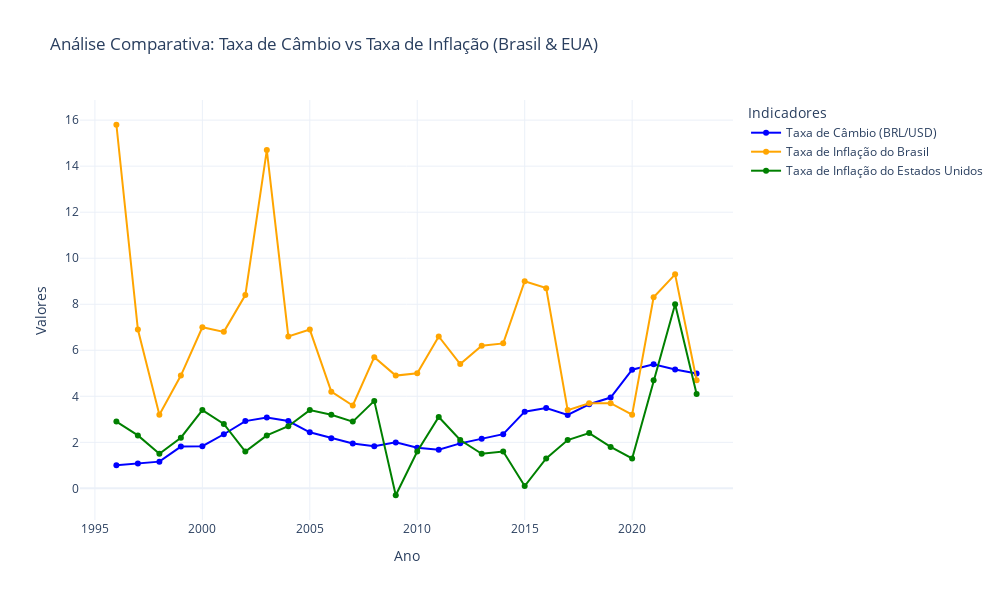

Write notebook code for a chart like this one.
### Markdown cell above
A seguir, faremos uma análise comparativa para destacar períodos de divergência ou convergência significativa entre as taxas de inflação e as taxas de câmbio:

### Code cell
fig = go.Figure()

fig.add_trace(go.Scatter(x=merged_df['Year'],
                         y=merged_df['Exchange Rate (BRL/USD)'],
                         mode='lines+markers',
                         name='Taxa de Câmbio (BRL/USD)',
                         line=dict(color='blue')))

fig.add_trace(go.Scatter(x=merged_df['Year'],
                         y=merged_df['Brazil Inflation Rate'],
                         mode='lines+markers',
                         name='Taxa de Inflação do Brasil',
                         line=dict(color='orange')))

fig.add_trace(go.Scatter(x=merged_df['Year'],
                         y=merged_df['United States Inflation Rate'],
                         mode='lines+markers',
                         name='Taxa de Inflação do Estados Unidos',
                         line=dict(color='green')))

fig.update_layout(title='Análise Comparativa: Taxa de Câmbio vs Taxa de Inflação (Brasil & EUA)',
                  xaxis_title='Ano',
                  yaxis_title='Valores',
                  legend_title_text='Indicadores',
                  template='plotly_white',
                  height=600,
                  width=1000)

fig.show()

### Figure 1 — Plotly figure (JSON) as saved in the notebook; plotly's stock layout.template omitted (floating-point values rounded to 4 significant figures)
{"data": [{"line": {"color": "blue"}, "mode": "lines+markers", "name": "Taxa de Câmbio (BRL/USD)", "type": "scatter", "x": [1996, 1997, 1998, 1999, 2000, 2001, 2002, 2003, 2004, 2005, 2006, 2007, 2008, 2009, 2010, 2011, 2012, 2013, 2014, 2015, 2016, 2017, 2018, 2019, 2020, 2021, 2022, 2023], "y": [1.005, 1.078, 1.161, 1.815, 1.83, 2.35, 2.921, 3.078, 2.926, 2.435, 2.176, 1.948, 1.835, 1.998, 1.76, 1.675, 1.955, 2.158, 2.353, 3.332, 3.49, 3.192, 3.654, 3.945, 5.156, 5.395, 5.165, 4.995]}, {"line": {"color": "orange"}, "mode": "lines+markers", "name": "Taxa de Inflação do Brasil", "type": "scatter", "x": [1996, 1997, 1998, 1999, 2000, 2001, 2002, 2003, 2004, 2005, 2006, 2007, 2008, 2009, 2010, 2011, 2012, 2013, 2014, 2015, 2016, 2017, 2018, 2019, 2020, 2021, 2022, 2023], "y": [15.8, 6.9, 3.2, 4.9, 7, 6.8, 8.4, 14.7, 6.6, 6.9, 4.2, 3.6, 5.7, 4.9, 5, 6.6, 5.4, 6.2, 6.3, 9, 8.7, 3.4, 3.7, 3.7, 3.2, 8.3, 9.3, 4.7]}, {"line": {"color": "green"}, "mode": "lines+markers", "name": "Taxa de Inflação do Estados Unidos", "type": "scatter", "x": [1996, 1997, 1998, 1999, 2000, 2001, 2002, 2003, 2004, 2005, 2006, 2007, 2008, 2009, 2010, 2011, 2012, 2013, 2014, 2015, 2016, 2017, 2018, 2019, 2020, 2021, 2022, 2023], "y": [2.9, 2.3, 1.5, 2.2, 3.4, 2.8, 1.6, 2.3, 2.7, 3.4, 3.2, 2.9, 3.8, -0.3, 1.6, 3.1, 2.1, 1.5, 1.6, 0.1, 1.3, 2.1, 2.4, 1.8, 1.3, 4.7, 8, 4.1]}], "layout": {"height": 600, "legend": {"title": {"text": "Indicadores"}}, "title": {"text": "Análise Comparativa: Taxa de Câmbio vs Taxa de Inflação (Brasil & EUA)"}, "width": 1000, "xaxis": {"autorange": true, "range": [1994.0, 2025.0], "title": {"text": "Ano"}, "type": "linear"}, "yaxis": {"autorange": true, "range": [-1.376, 16.88], "title": {"text": "Valores"}, "type": "linear"}}}
